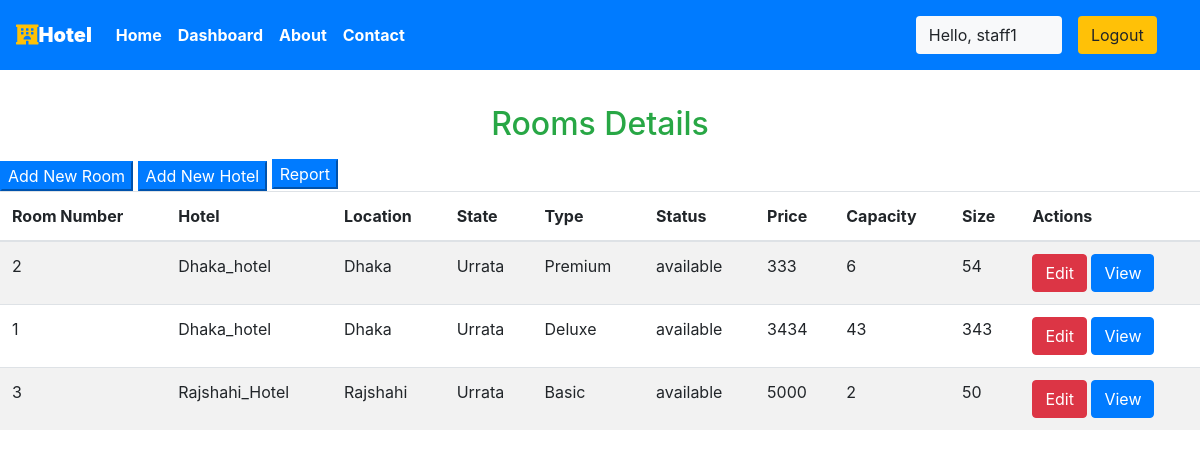
/staff/panel (signed in), run on the app's committed database.
### main/models.py (models this page shows, shortened)
class CustomUser(AbstractUser):
     date_of_birth = models.DateField(verbose_name=_("Date of birth"), blank=True, null=True)
     address1 = models.CharField(verbose_name=_("Address line 1"), max_length=1024, blank=True, null=True)
     zip_code = models.CharField(verbose_name=_("Postal Code"), max_length=12, blank=True, null=True)
     city = models.CharField(verbose_name=_("City"), max_length=1024, blank=True, null=True)
     country = CountryField(blank=True, null=True)
     phone_regex = RegexValidator(regex=r"^\+(?:[0-9]●?){6,14}[0-9]$", message=_("Enter a valid international mobile phone number starting with +(country code)"))
     mobile_phone = models.CharField(validators=[phone_regex], verbose_name=_("Mobile phone"), max_length=17, blank=True, null=True)
     photo = models.ImageField(verbose_name=_("Photo"), upload_to='photos/', default='photos/default-user-avatar.png')
     class Meta:
         ordering = ['last_name']

class Room(models.Model):
    ROOM_STATUS = (
    ("1", "available"),
    ("2", "not available"),
    )
    ROOM_TYPE = (
    ("1", "Premium"),
    ("2", "Deluxe"),
    ("3","Basic"),
    )
    id = models.AutoField(primary_key=True)
    room_type = models.CharField(max_length=50,choices = ROOM_TYPE)
    capacity = models.IntegerField()
    price = models.IntegerField()
    size = models.IntegerField()
    hotel = models.ForeignKey(Hotel, on_delete = models.CASCADE)
    status = models.CharField(choices =ROOM_STATUS,max_length = 15)
    roomnumber = models.IntegerField()
    photo=models.ImageField(upload_to='room/', null=True, blank=True)
    Services=models.CharField(max_length=30,null=True)

class Hotel(models.Model):
    id = models.AutoField(primary_key=True)
    name = models.CharField(max_length=30,null=True)
    owner = models.ForeignKey(CustomUser, blank=True, null=True, on_delete=models.CASCADE)
    location = models.CharField(max_length=50)
    state = models.CharField(max_length=50,null=True)
    country = models.CharField(max_length=50,null=True)
    photo=models.ImageField(upload_to='hotel/', null=True, blank=True)
    def __str__(self):
        return self.name

### main/views.py (the view)
# urls.py: path('staff/panel', views.panel,name="staffpanel"),
@login_required(login_url='/staff')
def panel(request):
    if  request.user.groups.exists():
        user = request.user
        hotell = Hotel.objects.filter(owner=user)
        totall_rooms = []
        for hotels in hotell:
            room = Room.objects.filter(hotel=hotels)
            totall_rooms += room
        total_rooms = len(totall_rooms)
        hotel = Hotel.objects.filter(owner=user)
        response = render(request,'staff/panel.html',{'name':hotel,'rooms':totall_rooms,'total_rooms':total_rooms})
        return HttpResponse(response)
    else:
        messages.success(request,"Access Denied")
        return redirect('homepage')

### main/templatetags/app_tags.py (called while the page is built)
@register.filter(name='has_group')
def has_group(user, group_name):
    group = Group.objects.get(name=group_name)
    return True if group in user.groups.all() else False

### templates/staff/panel.html (shortened to what this page needs)
{% extends 'basic.html' %} {% block title %} staff panel {% endblock title %}
{% block body %}
  {%load app_tags%}
<h2 class="text-center pb-2" style="color: #28a745; padding-top: 35px;">Rooms Details</h2>
<button
  class="btn-group btn-primary"
  data-toggle="modal"
  data-target="#newroom"
>
  Add New Room
</button>
<button
  class="btn-group btn-primary"
  data-toggle="modal"
  data-target="#newlocation"
>
  Add New Hotel
</button>
<button class="btn-primary"> <a href="{% url 'staff_report' %}" style="color: #fff; text-decoration: none;">Report </a>  </button>
<table class="table table-striped">
  <thead>
    <th>Room Number</th>
    <th>Hotel</th>
    <th>Location</th>
    <th>State</th>
    <th>Type</th>
    <th>Status</th>
    <th>Price</th>
    <th>Capacity</th>
    <th>Size</th>
    <th colspan="2">Actions</th>
  </thead>
  {% if rooms %} {% for each_room in rooms %}
  <tr>
    <td>{{each_room.roomnumber}}</td>
    <td>{{each_room.hotel}}</td>
    <td>{{each_room.hotel.location}}</td>
    <td>{{each_room.hotel.state}}</td>
    <td>{{each_room.get_room_type_display}}</td>
    <td>{{each_room.get_status_display}}</td>
    <td>{{each_room.price}}</td>
    <td>{{each_room.capacity}}</td>
    <td>{{each_room.size}}</td>
    <td colspan="2">
      <a href="/staff/panel/edit-room?roomid={{each_room.id}}"
        ><button class="btn btn-danger">Edit</button></a
      >
      <a href="/staff/panel/view-room?roomid={{each_room.id}}"
        ><button class="btn btn-primary">View</button></a
      >
    </td>
  </tr>
  {% endfor %} {% endif %}
</table>
{% endblock body %}

### templates/basic.html (shortened to what this page needs)
{% load static %}
{% load app_tags %}
<!DOCTYPE html>
<!DOCTYPE html>
<html lang="en">
<head>
    <link rel="stylesheet" href="https://use.fontawesome.com/releases/v5.7.0/css/all.css">
    <link rel="stylesheet" href="{% static 'bootstrap\bootstrap.css' %}">
    <link rel="stylesheet" href="https://maxcdn.bootstrapcdn.com/bootstrap/4.5.0/css/bootstrap.min.css" >
</head>
<body style="dbackground-image: url('https://source.unsplash.com/random');height: 100%;">
    <div class="container-fluid px-0">
        <nav class="navbar navbar-expand-lg navbar-dark bg-primary font-weight-bold">
            <a class="navbar-brand text-bold bg-black " href="/"><i class="fas fa-hotel text-warning"></i><b>Hotel </b></a>
            <div class="collapse navbar-collapse " id="navbarSupportedContent">
                <ul class="navbar-nav mr-auto ">
                    <li class="nav-item active">
                        <a class="nav-link text-bold " href="/"> Home</a>
                    </li>
                    {% if request.user|has_group:"hotel_owner" %}
                    <li class="nav-item active">
                        <a class="nav-link text-bold" href="/staff/panel">Dashboard </a>
                    </li>
                    {% elif user.is_staff == False and user.is_authenticated %}
                    <li class="nav-item active">
                            <a class="nav-link text-bold" href="/user/bookings">My Bookings </a>
                        </li>
                    {% endif %}
                    <li class="nav-item active">
                        <a class="nav-link text-bold" href="/about">About</a>
                    </li>
                    <li class="nav-item active">
                        <a class="nav-link text-bold" href="/contact">Contact </a>
                    </li>
                </ul>
                {% if user.is_authenticated %}
                      <button class="btn btn-group bg-light" data-toggle="modal" data-target="#forlogin">
                       Hello, {{request.user.username}}
                       <a href="/logout" class="nav-link">
                    <button class="btn btn-group bg-warning" data-toggle="modal" data-target="#forlogin">
                        Logout
                    </button></a>&nbsp; &nbsp;
                    </button>
                {% endif %}
            </div>
        </nav>
    </div>
    {% block body %}
    {% endblock body %}
</body>
</html>

### templates/staff/panel.html (style rules this page uses)
body { min-height: 100vh; }

### templates/basic.html (style rules this page uses)
a { text-decoration: none; }

### data on the page
CustomUser: user.username "staff1"
Room: roomnumber "2", hotel "Dhaka_hotel", hotel.location "Dhaka", hotel.state "Urrata", room_type "Premium", status "available", price "333", capacity "6", size "54"
Room: roomnumber "1", hotel "Dhaka_hotel", hotel.location "Dhaka", hotel.state "Urrata", room_type "Deluxe", status "available", price "3434", capacity "43", size "343"
Room: roomnumber "3", hotel "Rajshahi_Hotel", hotel.location "Rajshahi", hotel.state "Urrata", room_type "Basic", status "available", price "5000", capacity "2", size "50"
